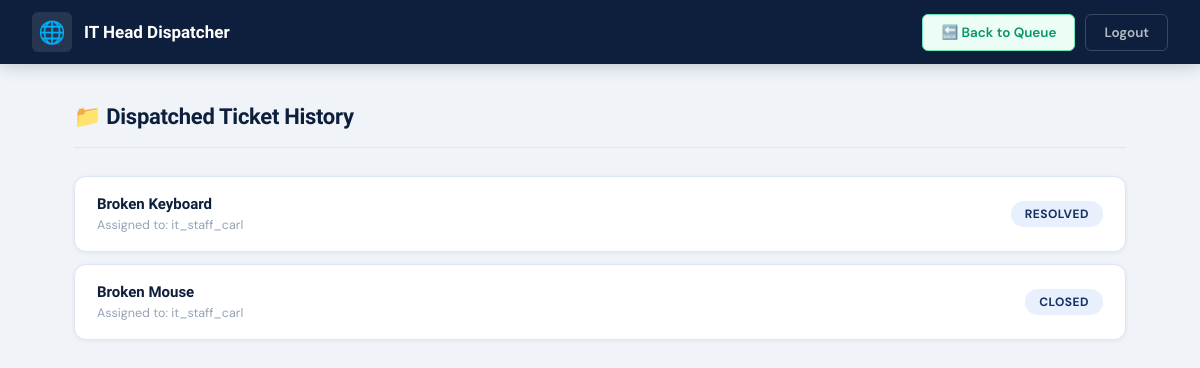
The page /tickets/it-head/?view=history (signed in) on the database as committed earlier.
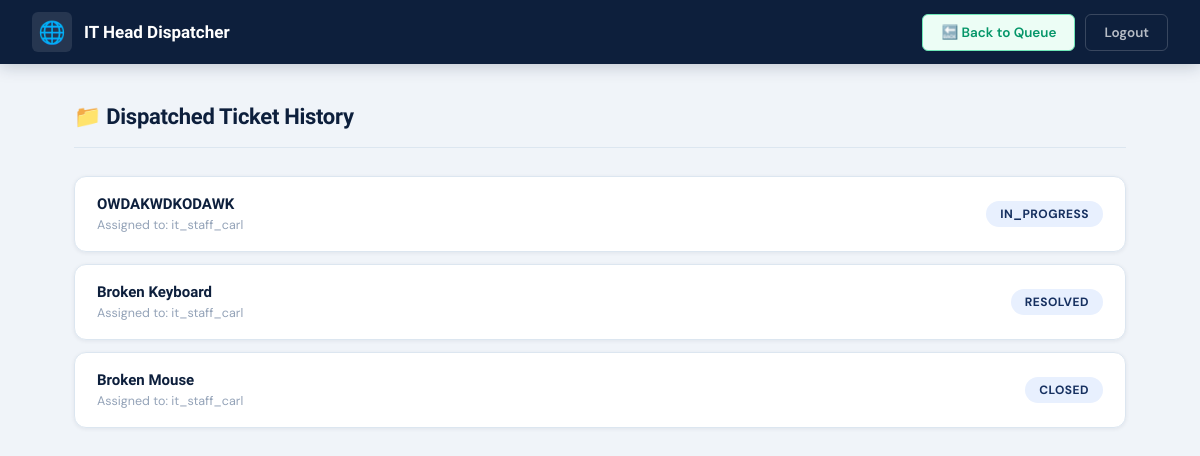
The same page on the database as committed later.
### tickets/models.py (models this page shows, shortened)
class Ticket(models.Model):
    STATUS_CHOICES = [
        ('OPEN', 'Open (Unassigned)'),
        ('IN_PROGRESS', 'In Progress'),
        ('RESOLVED', 'Resolved (Pending Feedback)'),
        ('CLOSED', 'Closed'),
    ]
    TRIAGE_CHOICES = [
        ('LOW', 'Low'),
        ('MEDIUM', 'Medium'),
        ('HIGH', 'High'),
        ('URGENT', 'Urgent'),
    ]
    APPROVAL_CHOICES = [
        ('PENDING', 'Pending Manager Approval'),
        ('APPROVED', 'Approved'),
        ('REJECTED', 'Rejected'),
        ('NOT_REQUIRED', 'Not Required (Emergency)'),
    ]
    needs_head_approval = models.BooleanField(default=True, verbose_name="Needs Dept Head Approval")
    approval_status = models.CharField(max_length=20, choices=APPROVAL_CHOICES, default='PENDING')
    requester = models.ForeignKey(User, on_delete=models.CASCADE, related_name='submitted_tickets')
    client_name = models.CharField(max_length=100, verbose_name="Affected User/Client Name")
    client_email = models.EmailField(null=True, blank=True)
    department = models.CharField(max_length=50, choices=DEPARTMENT_CHOICES, default='IT')
    title = models.CharField(max_length=200)
    description = models.TextField()
    priority = models.CharField(max_length=20, choices=TRIAGE_CHOICES, default='LOW')
    approval_status = models.CharField(max_length=20, choices=APPROVAL_CHOICES, default='PENDING')
    status = models.CharField(max_length=20, choices=STATUS_CHOICES, default='OPEN')
    assigned_to = models.ForeignKey(User, on_delete=models.SET_NULL, null=True, blank=True, related_name='assigned_tickets')
    is_escalated = models.BooleanField(default=False, verbose_name="Needs Escalation")
    resolution_notes = models.TextField(null=True, blank=True, verbose_name="IT Resolution Notes")
    client_feedback_rating = models.IntegerField(null=True, blank=True, choices=[(i, i) for i in range(1, 6)], verbose_name="Client Star Rating")
    client_feedback_notes = models.TextField(null=True, blank=True, verbose_name="Client Comments")
    created_at = models.DateTimeField(auto_now_add=True)
    updated_at = models.DateTimeField(auto_now=True)

### tickets/views.py (the view, shortened to what this page needs)
# urls.py: path('it-head/', views.it_head_dashboard, name='it_head_dashboard'),
@login_required
def it_head_dashboard(request):
    try:
        profile = request.user.employeeprofile
        if not (profile.department == 'IT' and profile.is_department_head) and not request.user.is_superuser:
            return HttpResponseForbidden("Access Denied: IT Head only.")
    except:
        if not request.user.is_superuser:
            return HttpResponseForbidden("Access Denied.")
    view_mode = request.GET.get('view', 'active')
    if view_mode == 'history':
        history_tickets = Ticket.objects.filter(approval_status__in=['APPROVED', 'NOT_REQUIRED']).exclude(status='OPEN').order_by('-updated_at')
        return render(request, 'tickets/it_head_dashboard.html', {'history_tickets': history_tickets, 'view_mode': view_mode})

### tickets/templates/tickets/it_head_dashboard.html (shortened to what this page needs)
{% load static %}
<!DOCTYPE html>
<html lang="en">
<head>
     <link rel="stylesheet" href="{% static 'tickets/css/it_head_dashboard.css' %}">
</head>
<body>
<nav class="navbar">
    <div class="navbar-brand">
        <div class="brand-icon">🌐</div>
        IT Head Dispatcher
    </div>
    <div class="navbar-right">
        <a href="?view={% if view_mode == 'history' %}active{% else %}history{% endif %}" class="btn btn-success">
            {% if view_mode == 'history' %}🔙 Back to Queue{% else %}📁 View History{% endif %}
        </a>
        <form action="{% url 'logout' %}" method="post" style="margin:0;">
            <button type="submit" class="btn btn-ghost">Logout</button>
        </form>
    </div>
</nav>
<div class="container">
    {% if view_mode == 'history' %}
        <div class="section-header">
            <h2 class="section-title">📁 Dispatched Ticket History</h2>
        </div>
        <div class="history-grid">
            {% for ticket in history_tickets %}
            <div class="history-card">
                <div class="history-info">
                    <h4>{{ ticket.title }}</h4>
                    <p>Assigned to: {{ ticket.assigned_to.username|default:"Unassigned" }}</p>
                </div>
                <span class="status-chip">{{ ticket.status }}</span>
            </div>
            {% empty %}
            <div class="empty-state">
                <div class="empty-icon">📂</div>
                <h4>No history found</h4>
                <p>Dispatched tickets will appear here.</p>
            </div>
            {% endfor %}
        </div>
    {% endif %}
</div>
</body>
</html>

Rows that differ between the two databases and show on the page:
now on this page (row edited): Ticket: title "OWDAKWDKODAWK", assigned_to.username "it_staff_carl", status "IN_PROGRESS"
